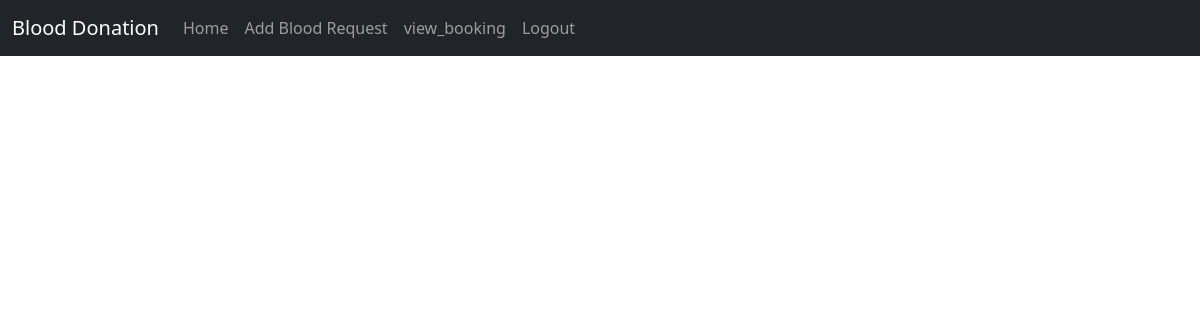
Page /admin_home on the earlier database version.
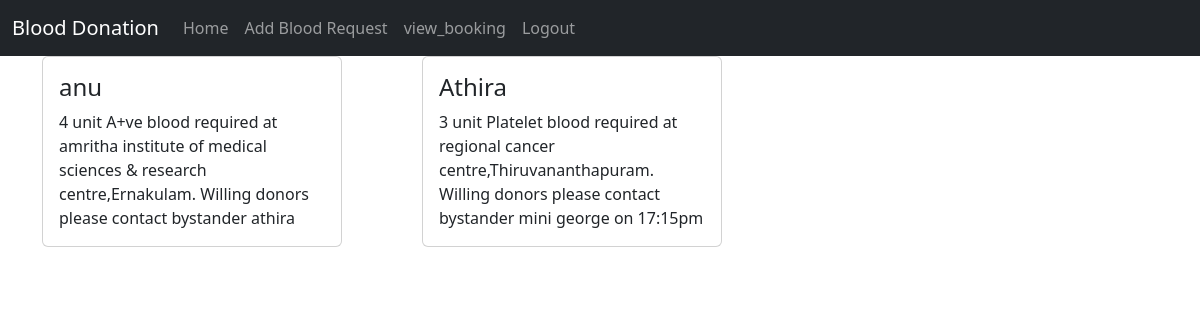
Same page on the later database version.
### app/models.py (models this page shows, shortened)
class BloodRequest(models.Model):
    patient_name = models.CharField(max_length=100)
    description = models.TextField()
    place = models.CharField(max_length=100)
    contact_no = models.CharField(max_length=15)
    request_date = models.DateTimeField(auto_now_add=True)

### app/views.py (the view)
# urls.py: path('admin_home',views.admin_home),
def admin_home(req):
    bloodrequest=BloodRequest.objects.all()
    return render(req,'admin/home.html',{'BloodRequest':bloodrequest})

### template/admin/home.html (shortened to what this page needs)
<!DOCTYPE html>
<html lang="en">
<head>
  {% load static %}
  <link href="https://cdn.jsdelivr.net/npm/bootstrap@5.3.3/dist/css/bootstrap.min.css" rel="stylesheet">
</head>
<body>
  <nav class="navbar navbar-expand-sm bg-dark navbar-dark">
    <div class="container-fluid">
      <a class="navbar-brand" href="#">Blood Donation</a>
      <div class="collapse navbar-collapse" id="collapsibleNavbar">
        <ul class="navbar-nav">
          <li class="nav-item">
            <a class="nav-link" href="#">Home</a>
          </li>
          <li class="nav-item">
            <a class="nav-link" href="add_blood_request">Add Blood Request</a>
          </li>
          <li class="nav-item">
            <a class="nav-link" href="view_bookings">view_booking</a>
          </li>
          <li class="nav-item">
            <a class="nav-link" href="logout">Logout</a>
          </li>
        </ul>
      </div>
    </div>
  </nav>
  <div class="container">
    <div class="row">
      {% for blood in BloodRequest %}
      <div class="col-lg-4">
        <div class="card" style="width:300px">
          <div class="card-body">
            <h4 class="card-title">{{blood.patient_name}}</h4>
            <p class="card-text">{{blood.description}}</p>
          </div>
        </div>
      </div>
      {% endfor %}
    </div>
  </div>
</body>
</html>

Differences in the rows shown:
added BloodRequest: patient_name "anu", description "4 unit A+ve blood required at amritha institute of medical sciences & research centre,Ernakulam. Willing donors please contact bystander athira"
added BloodRequest: patient_name "Athira", description "3 unit Platelet blood required at regional cancer centre,Thiruvananthapuram. Willing donors please contact bystander mini george on 17:15pm"
